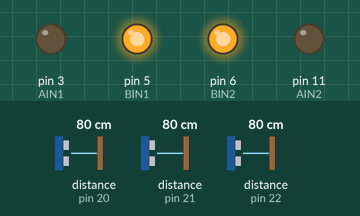
Recording of a sketch running on a simulated Arduino Uno, built with avr-gcc and run on an emulated ATmega328P. Parts: output pins drawn as LEDs (lit = HIGH). The test bench sets the inputs (shaded band); at power-on: distance to the obstacle (sensors on pin 20, pin 21, pin 22) 80 cm.

Above: at 2.1 s.
2.2 s: distance to the obstacle (sensor on pin 20) set to 2 cm
At 3.3 s:
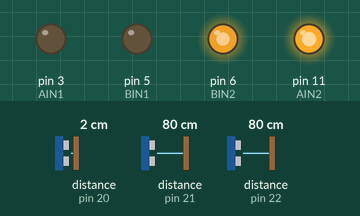
3.7 s: distance to the obstacle (sensor on pin 20) set to 4 cm
At 4.1 s:
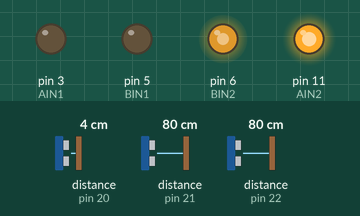
5.2 s: distance to the obstacle (sensor on pin 20) set to 6 cm
At 6.2 s:
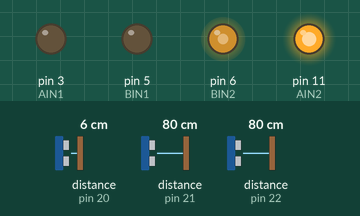
6.7 s: distance to the obstacle (sensor on pin 20) set to 9 cm
At 7.1 s:
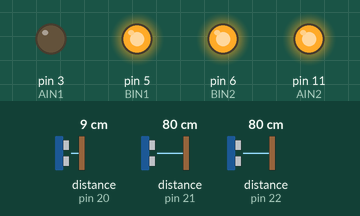
8.2 s: distance to the obstacle (sensor on pin 21) set to 2 cm
At 9.3 s:
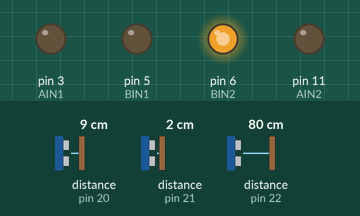
10.1 s: distance to the obstacle (sensor on pin 21) set to 4 cm
At 11.4 s:
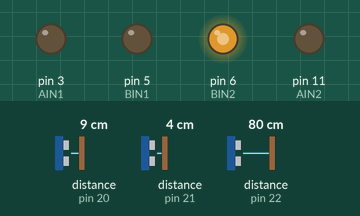
Timing chart, 0 to 12.6 s (numbered marks = the images above; inputs shaded):
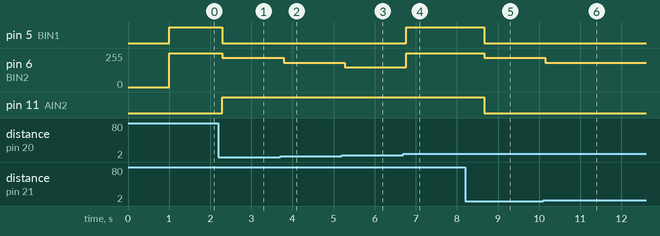

The sketch:

KeepConstDistanceWith3sensors.ino
```cpp
#include <Wire.h>
#include <VL53L0X.h>

#define SENSOR_ELEMENT_COUNT 3  // 使用するセンサーの数
#define BUFFER_ELEMENT_COUNT 20 // 使用する距離バッファの数
#define ADDRESS_BASE (uint8_t)20 // 各距離センサに用いるアドレスの基底値

/**
   各センサのXSHUTへ接続されているGPIOの配列
*/
const int SHUT[SENSOR_ELEMENT_COUNT] = {14, 15, 16}; // SHUTはディジタルピン。A0はD14、以降同じなので注意すること
VL53L0X DistanceSensors[SENSOR_ELEMENT_COUNT]; // 使用するセンサークラス配列

// Aが操舵、Bが走行
#define AIN1 3
#define AIN2 11
#define BIN1 5
#define BIN2 6

// #define LONG_RANGE
#define HIGH_SPEED
// #define HIGH_ACCURACY

const byte HALT = 0;
const byte FORTH = 1;
const byte BACK = 255;
const int POWER_ATTENUATION = 18; // 減衰(加減)値

byte Distances[SENSOR_ELEMENT_COUNT][BUFFER_ELEMENT_COUNT];
byte Vector = 1; // デフォルトは中央
int DistancesCounter = 0;


void setup()
{
  // Serial.begin(9600);
  Serial.begin(38400);

  // まず全てのGPIOをLOW
  pinMode(AIN1, OUTPUT);
  pinMode(AIN2, OUTPUT);
  pinMode(BIN1, OUTPUT);
  pinMode(BIN2, OUTPUT);
  for (int i = 0; i < SENSOR_ELEMENT_COUNT; i++)
  {
    pinMode(SHUT[i], OUTPUT);
    digitalWrite(SHUT[i], LOW);
  }

  delay(150);
  Wire.begin();

  for (int i = 0; i < SENSOR_ELEMENT_COUNT; i++) {
    // センサを初期化
    pinMode(SHUT[i], INPUT);
    delay(150);
    if (DistanceSensors[i].init(true) == true)
    {
      delay(100);
      int address = ADDRESS_BASE + i;
      DistanceSensors[i].setAddress(address);
      DistanceSensors[i].setTimeout(500);

#if defined LONG_RANGE
      // lower the return signal rate limit (default is 0.25 MCPS)
      DistanceSensors[i].setSignalRateLimit(0.1);
      // increase laser pulse periods (defaults are 14 and 10 PCLKs)
      DistanceSensors[i].setVcselPulsePeriod(VL53L0X::VcselPeriodPreRange, 18);
      DistanceSensors[i].setVcselPulsePeriod(VL53L0X::VcselPeriodFinalRange, 14);
#endif

#if defined HIGH_SPEED
      DistanceSensors[i].setMeasurementTimingBudget(20000);   // reduce timing budget to 20 ms (default is about 33 ms)
#elif defined HIGH_ACCURACY
      DistanceSensors[i].setMeasurementTimingBudget(200000);  // increase timing budget to 200 ms
#endif

      DistanceSensors[i].startContinuous(10);
    }
    else
    {
      Serial.println("Sensor " + String(i) + " error");
    }
  }
}


void loop()
{
  byte motions[SENSOR_ELEMENT_COUNT] = {HALT, HALT, HALT};
  byte powers[SENSOR_ELEMENT_COUNT] = {0, 0, 0};

  for (int i = 0; i < SENSOR_ELEMENT_COUNT; i++) {
    int distance = DistanceSensors[i].readRangeSingleMillimeters() / 10;
    switch (distance) {
      case 0 ... 7:
        powers[i]= 255 - distance * POWER_ATTENUATION;
        motions[i] = BACK;
        break;
      case 13 ... 20:
        powers[i]= 255 + (distance-20) * POWER_ATTENUATION;
        motions[i] = FORTH;
        break;
      default:
        motions[i]=HALT;
    }
    setDistanceToArray(i,distance); // 各センサの距離をループバッファにストア
  }

  byte vector = decideVector(); // クルマの移動方向(ステアリング)
  byte motion = motions[vector]; // 動作コマンド
  byte power = powers[vector]; // モーターパワー
  command2car(vector, motion, power); // クルマをコントロールする

  // String strVal = "vector:" + String(vector) + " / vector_distance:" + String(Distances[vector][DistancesCounter]) + " / motion:" + String(motion);
  // Serial.println(strVal);
}


// クルマの移動方向(配列の添字)の決定
byte decideVector(){
  int vectorDistance = Distances[Vector][DistancesCounter]; // 現在選択中のセンサ個体の距離を取得
  if (vectorDistance == 255 || aggregationOfOperatingTiming(Vector) == 0) { // 完全にセンシング範囲から外れている、または一定期間以上に渡って停止していた場合のみ、対象とする
    // 最短距離のセンサ個体を求める
    for (int i = 0; i < SENSOR_ELEMENT_COUNT; i++) {
      int distance = Distances[i][DistancesCounter];
      if (distance < vectorDistance) {
        Vector = i;
        vectorDistance = distance;
      }
    }
  }
  updateDistancesCounter(); // ループバッファのインデックス変数(DistancesCounter)のアップデート
  return(Vector);
}


// ループバッファのインデックス変数(DistancesCounter)のアップデート
void updateDistancesCounter(){
  DistancesCounter++;
  if (DistancesCounter >= BUFFER_ELEMENT_COUNT){DistancesCounter=0;}
}


// 各センサの距離をループバッファにストア
void setDistanceToArray(int sensorElement, int distance){
  if (distance>20) {
    Distances[sensorElement][DistancesCounter]=255;
  } else {
    Distances[sensorElement][DistancesCounter]=(byte)distance;
  }
}


// クルマの稼働時間の集計
int aggregationOfOperatingTiming(int sensorElement){
  int operatingTiming = 0;
  for (int i = 0; i < BUFFER_ELEMENT_COUNT; i++) {
    switch (Distances[sensorElement][i]) {
      case 8 ... 12:
      case 255:
        break;
      default:
        operatingTiming++;
    }
  }
  return(operatingTiming);
}


// クルマをコントロールする
void command2car(byte vector, byte motion, byte power) {
   // ステアリング
  switch (vector) {
    case 0: //左
      analogWrite(AIN1, 0);
      analogWrite(AIN2, 255);
      break;
    case 2: //右
      analogWrite(AIN1, 255);
      analogWrite(AIN2, 0);
      break;
    default: //中央
      analogWrite(AIN1, 0);
      analogWrite(AIN2, 0);
  }
  // 動作コマンド ＆ モーターパワー
  switch (motion) {
    case HALT:
      analogWrite(BIN1, 255);
      analogWrite(BIN2, 255);
      break;
    case FORTH:
      analogWrite(BIN1, power);
      analogWrite(BIN2, 0);
      break;
    case BACK:
      analogWrite(BIN1, 0);
      analogWrite(BIN2, power);
      break;
    default:
      analogWrite(BIN1, 0);
      analogWrite(BIN2, 0);
  }
}
```

Measured:
- the behaviour switches between 7 and 8 cm on distance to the obstacle (sensor on pin 20) (found by bisection; images 3 and 4)
- after the input at 2.2 s, pin 5 (BIN1): HIGH → LOW after 0.09 s; pin 6 (BIN2): 255/255 → 219/255 after 0.09 s; pin 11 (AIN2): LOW → HIGH after 0.09 s
- after the input at 3.7 s, pin 6 (BIN2): 219/255 → 183/255 after 0.09 s
- after the input at 5.2 s, pin 6 (BIN2): 183/255 → 147/255 after 0.08 s
- after the input at 6.7 s, pin 5 (BIN1): LOW → HIGH after 0.07 s; pin 6 (BIN2): 147/255 → 255/255 after 0.07 s
- after the input at 8.2 s, pin 5 (BIN1), pin 11 (AIN2): HIGH → LOW after 0.46 s; pin 6 (BIN2): 255/255 → 219/255 after 0.46 s
- after the input at 10.1 s, pin 6 (BIN2): 219/255 → 183/255 after 0.05 s
